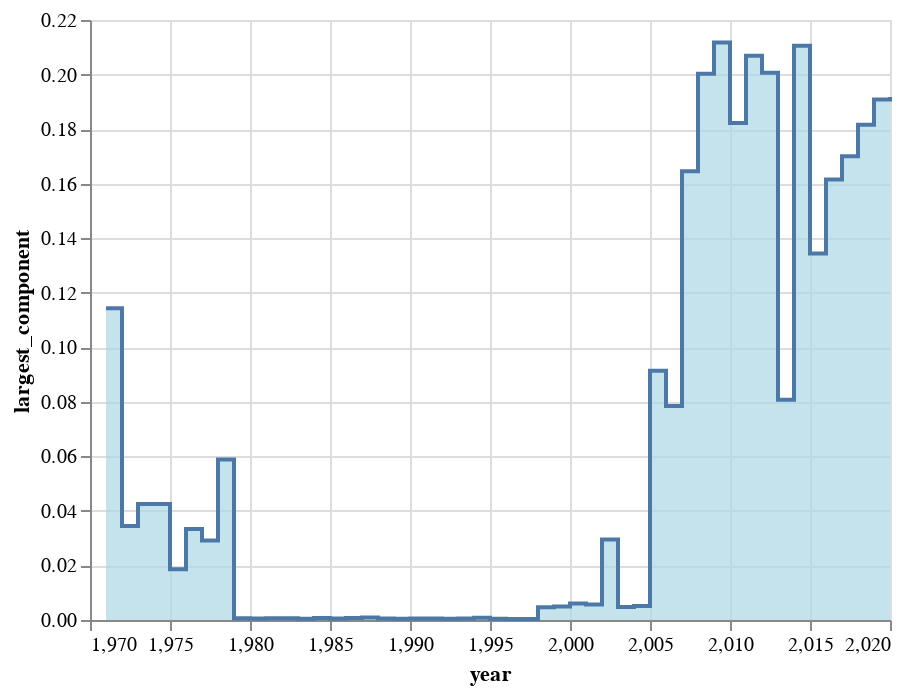

The notebook cell this image was saved under:
### Code cell
alt.Chart(df_summary).mark_area(
    color="lightblue",
    interpolate='step-after',
    line=True
).encode(
    x='year',
    y='largest_component'
)

### Figure 1 — Vega-Lite specification as saved in the notebook (floating-point values rounded to 4 significant figures)
{"config": {"view": {"continuousWidth": 400, "continuousHeight": 300}}, "data": {"name": "data-b0d64454579e5b17c1b44d523476cb66"}, "mark": {"type": "area", "color": "lightblue", "interpolate": "step-after", "line": true}, "encoding": {"x": {"type": "quantitative", "field": "year"}, "y": {"type": "quantitative", "field": "largest_component"}}, "$schema": "https://vega.github.io/schema/vega-lite/v4.8.1.json", "datasets": {"data-b0d64454579e5b17c1b44d523476cb66": [{"year": 1971, "n_authors": 35, "n_papers": 28, "n_authors_per_paper": 1.5, "n_papers_per_author": 1.2, "n_collabs": 13, "n_isolates": 12, "mean_collabs": 0.7429, "largest_component": 0.1143, "deg_assort": -0.2133, "avg_clustering": 0.0, "transitivity": 0.0}, {"year": 1972, "n_authors": 58, "n_papers": 42, "n_authors_per_paper": 1.429, "n_papers_per_author": 1.034, "n_collabs": 18, "n_isolates": 22, "mean_collabs": 0.6207, "largest_component": 0.03448, "deg_assort": null, "avg_clustering": 0.0, "transitivity": 0.0}, {"year": 1973, "n_authors": 47, "n_papers": 36, "n_authors_per_paper": 1.333, "n_papers_per_author": 1.021, "n_collabs": 12, "n_isolates": 23, "mean_collabs": 0.5106, "largest_component": 0.04255, "deg_assort": null, "avg_clustering": 0.0, "transitivity": 0.0}, {"year": 1974, "n_authors": 47, "n_papers": 34, "n_authors_per_paper": 1.441, "n_papers_per_author": 1.043, "n_collabs": 15, "n_isolates": 17, "mean_collabs": 0.6383, "largest_component": 0.04255, "deg_assort": null, "avg_clustering": 0.0, "transitivity": 0.0}, {"year": 1975, "n_authors": 161, "n_papers": 131, "n_authors_per_paper": 1.359, "n_papers_per_author": 1.106, "n_collabs": 44, "n_isolates": 74, "mean_collabs": 0.5466, "largest_component": 0.01863, "deg_assort": -0.02326, "avg_clustering": 0.0, "transitivity": 0.0}, {"year": 1976, "n_authors": 120, "n_papers": 96, "n_authors_per_paper": 1.375, "n_papers_per_author": 1.1, "n_collabs": 35, "n_isolates": 54, "mean_collabs": 0.5833, "largest_component": 0.03333, "deg_assort": -0.09804, "avg_clustering": 0.0, "transitivity": 0.0}, {"year": 1977, "n_authors": 103, "n_papers": 81, "n_authors_per_paper": 1.432, "n_papers_per_author": 1.126, "n_collabs": 34, "n_isolates": 38, "mean_collabs": 0.6602, "largest_component": 0.02913, "deg_assort": -0.09677, "avg_clustering": 0.0, "transitivity": 0.0}, {"year": 1978, "n_authors": 34, "n_papers": 28, "n_authors_per_paper": 1.357, "n_papers_per_author": 1.118, "n_collabs": 10, "n_isolates": 14, "mean_collabs": 0.5882, "largest_component": 0.05882, "deg_assort": null, "avg_clustering": 0.0, "transitivity": 0.0}, {"year": 1979, "n_authors": 8860, "n_papers": 7996, "n_authors_per_paper": 1.248, "n_papers_per_author": 1.126, "n_collabs": 1914, "n_isolates": 5197, "mean_collabs": 0.4321, "largest_component": 0.0006772, "deg_assort": 0.01995, "avg_clustering": 0.0, "transitivity": 0.0}, {"year": 1980, "n_authors": 15717, "n_papers": 15008, "n_authors_per_paper": 1.265, "n_papers_per_author": 1.208, "n_collabs": 3797, "n_isolates": 8707, "mean_collabs": 0.4832, "largest_component": 0.000509, "deg_assort": -0.02675, "avg_clustering": 0.0001485, "transitivity": 0.004184}, {"year": 1981, "n_authors": 15820, "n_papers": 15090, "n_authors_per_paper": 1.271, "n_papers_per_author": 1.212, "n_collabs": 3909, "n_isolates": 8603, "mean_collabs": 0.4942, "largest_component": 0.0006321, "deg_assort": 0.0005716, "avg_clustering": 0.0, "transitivity": 0.0}, {"year": 1982, "n_authors": 13248, "n_papers": 12408, "n_authors_per_paper": 1.271, "n_papers_per_author": 1.191, "n_collabs": 3231, "n_isolates": 7205, "mean_collabs": 0.4878, "largest_component": 0.0006793, "deg_assort": -0.01462, "avg_clustering": 0.0, "transitivity": 0.0}, {"year": 1983, "n_authors": 14570, "n_papers": 13565, "n_authors_per_paper": 1.272, "n_papers_per_author": 1.184, "n_collabs": 3527, "n_isolates": 7947, "mean_collabs": 0.4841, "largest_component": 0.0004804, "deg_assort": -0.008598, "avg_clustering": 0.0, "transitivity": 0.0}, {"year": 1984, "n_authors": 14422, "n_papers": 13707, "n_authors_per_paper": 1.268, "n_papers_per_author": 1.206, "n_collabs": 3488, "n_isolates": 7955, "mean_collabs": 0.4837, "largest_component": 0.0007627, "deg_assort": 0.02082, "avg_clustering": 0.0001618, "transitivity": 0.00471}, {"year": 1985, "n_authors": 14106, "n_papers": 13415, "n_authors_per_paper": 1.268, "n_papers_per_author": 1.205, "n_collabs": 3418, "n_isolates": 7728, "mean_collabs": 0.4846, "largest_component": 0.0005671, "deg_assort": 0.004392, "avg_clustering": 0.0, "transitivity": 0.0}, {"year": 1986, "n_authors": 14348, "n_papers": 13360, "n_authors_per_paper": 1.272, "n_papers_per_author": 1.185, "n_collabs": 3513, "n_isolates": 7740, "mean_collabs": 0.4897, "largest_component": 0.000697, "deg_assort": -0.01331, "avg_clustering": 0.0, "transitivity": 0.0}, {"year": 1987, "n_authors": 14471, "n_papers": 13475, "n_authors_per_paper": 1.269, "n_papers_per_author": 1.181, "n_collabs": 3466, "n_isolates": 7976, "mean_collabs": 0.479, "largest_component": 0.0008983, "deg_assort": 0.05712, "avg_clustering": 0.0003686, "transitivity": 0.01172}, {"year": 1988, "n_authors": 13647, "n_papers": 12683, "n_authors_per_paper": 1.268, "n_papers_per_author": 1.179, "n_collabs": 3265, "n_isolates": 7483, "mean_collabs": 0.4785, "largest_component": 0.0005129, "deg_assort": 0.02302, "avg_clustering": 0.0, "transitivity": 0.0}, {"year": 1989, "n_authors": 15746, "n_papers": 14852, "n_authors_per_paper": 1.26, "n_papers_per_author": 1.189, "n_collabs": 3721, "n_isolates": 8757, "mean_collabs": 0.4726, "largest_component": 0.0004446, "deg_assort": -0.009351, "avg_clustering": 0.0, "transitivity": 0.0}, {"year": 1990, "n_authors": 15161, "n_papers": 14224, "n_authors_per_paper": 1.266, "n_papers_per_author": 1.187, "n_collabs": 3636, "n_isolates": 8336, "mean_collabs": 0.4797, "largest_component": 0.0005277, "deg_assort": 0.02035, "avg_clustering": 0.0001979, "transitivity": 0.005714}, {"year": 1991, "n_authors": 15641, "n_papers": 14467, "n_authors_per_paper": 1.278, "n_papers_per_author": 1.182, "n_collabs": 3851, "n_isolates": 8415, "mean_collabs": 0.4924, "largest_component": 0.0005115, "deg_assort": 0.0154, "avg_clustering": 0.0, "transitivity": 0.0}, {"year": 1992, "n_authors": 15973, "n_papers": 14889, "n_authors_per_paper": 1.278, "n_papers_per_author": 1.192, "n_collabs": 3978, "n_isolates": 8567, "mean_collabs": 0.4981, "largest_component": 0.0005008, "deg_assort": 0.07064, "avg_clustering": 0.0003965, "transitivity": 0.02396}, {"year": 1993, "n_authors": 15768, "n_papers": 14683, "n_authors_per_paper": 1.279, "n_papers_per_author": 1.191, "n_collabs": 3910, "n_isolates": 8438, "mean_collabs": 0.4959, "largest_component": 0.0005074, "deg_assort": -0.003961, "avg_clustering": 9.513e-05, "transitivity": 0.005445}, {"year": 1994, "n_authors": 17965, "n_papers": 16970, "n_authors_per_paper": 1.275, "n_papers_per_author": 1.204, "n_collabs": 4480, "n_isolates": 9653, "mean_collabs": 0.4987, "largest_component": 0.000835, "deg_assort": 0.04235, "avg_clustering": 0.0, "transitivity": 0.0}, {"year": 1995, "n_authors": 17882, "n_papers": 16748, "n_authors_per_paper": 1.269, "n_papers_per_author": 1.189, "n_collabs": 4327, "n_isolates": 9758, "mean_collabs": 0.484, "largest_component": 0.0005033, "deg_assort": 0.04411, "avg_clustering": 0.0001305, "transitivity": 0.004854}, {"year": 1996, "n_authors": 17514, "n_papers": 16117, "n_authors_per_paper": 1.28, "n_papers_per_author": 1.178, "n_collabs": 4354, "n_isolates": 9343, "mean_collabs": 0.4972, "largest_component": 0.0003997, "deg_assort": -0.007636, "avg_clustering": 0.0001713, "transitivity": 0.004886}, {"year": 1997, "n_authors": 17462, "n_papers": 15988, "n_authors_per_paper": 1.278, "n_papers_per_author": 1.17, "n_collabs": 4282, "n_isolates": 9388, "mean_collabs": 0.4904, "largest_component": 0.0004009, "deg_assort": 0.01113, "avg_clustering": 0.0, "transitivity": 0.0}, {"year": 1998, "n_authors": 21557, "n_papers": 14482, "n_authors_per_paper": 1.758, "n_papers_per_author": 1.181, "n_collabs": 17871, "n_isolates": 6230, "mean_collabs": 1.658, "largest_component": 0.004685, "deg_assort": 0.8288, "avg_clustering": 0.374, "transitivity": 0.8591}, {"year": 1999, "n_authors": 26441, "n_papers": 17212, "n_authors_per_paper": 1.864, "n_papers_per_author": 1.213, "n_collabs": 25535, "n_isolates": 6745, "mean_collabs": 1.931, "largest_component": 0.004992, "deg_assort": 0.7577, "avg_clustering": 0.4213, "transitivity": 0.8359}, {"year": 2000, "n_authors": 26663, "n_papers": 17873, "n_authors_per_paper": 1.847, "n_papers_per_author": 1.238, "n_collabs": 25841, "n_isolates": 6901, "mean_collabs": 1.938, "largest_component": 0.006038, "deg_assort": 0.8258, "avg_clustering": 0.4107, "transitivity": 0.8388}, {"year": 2001, "n_authors": 24504, "n_papers": 15852, "n_authors_per_paper": 1.86, "n_papers_per_author": 1.203, "n_collabs": 23559, "n_isolates": 6346, "mean_collabs": 1.923, "largest_component": 0.005673, "deg_assort": 0.7124, "avg_clustering": 0.4285, "transitivity": 0.8308}, {"year": 2002, "n_authors": 28400, "n_papers": 18485, "n_authors_per_paper": 1.912, "n_papers_per_author": 1.245, "n_collabs": 29089, "n_isolates": 6718, "mean_collabs": 2.049, "largest_component": 0.02947, "deg_assort": 0.6185, "avg_clustering": 0.4384, "transitivity": 0.788}, {"year": 2003, "n_authors": 27480, "n_papers": 17449, "n_authors_per_paper": 1.929, "n_papers_per_author": 1.225, "n_collabs": 28829, "n_isolates": 6391, "mean_collabs": 2.098, "largest_component": 0.004803, "deg_assort": 0.7948, "avg_clustering": 0.4556, "transitivity": 0.8458}, {"year": 2004, "n_authors": 11193, "n_papers": 6432, "n_authors_per_paper": 1.932, "n_papers_per_author": 1.11, "n_collabs": 11136, "n_isolates": 2806, "mean_collabs": 1.99, "largest_component": 0.005092, "deg_assort": 0.9276, "avg_clustering": 0.4537, "transitivity": 0.9234}, {"year": 2005, "n_authors": 33034, "n_papers": 18775, "n_authors_per_paper": 2.242, "n_papers_per_author": 1.274, "n_collabs": 44784, "n_isolates": 5384, "mean_collabs": 2.711, "largest_component": 0.09136, "deg_assort": 0.6143, "avg_clustering": 0.545, "transitivity": 0.7351}, {"year": 2006, "n_authors": 34145, "n_papers": 18837, "n_authors_per_paper": 2.3, "n_papers_per_author": 1.269, "n_collabs": 48534, "n_isolates": 5061, "mean_collabs": 2.843, "largest_component": 0.07846, "deg_assort": 0.6835, "avg_clustering": 0.5567, "transitivity": 0.7646}, {"year": 2007, "n_authors": 47580, "n_papers": 28125, "n_authors_per_paper": 2.254, "n_papers_per_author": 1.332, "n_collabs": 69576, "n_isolates": 7609, "mean_collabs": 2.925, "largest_component": 0.1646, "deg_assort": 0.5609, "avg_clustering": 0.5437, "transitivity": 0.7004}, {"year": 2008, "n_authors": 59667, "n_papers": 35104, "n_authors_per_paper": 2.318, "n_papers_per_author": 1.364, "n_collabs": 92181, "n_isolates": 8751, "mean_collabs": 3.09, "largest_component": 0.2003, "deg_assort": 0.5342, "avg_clustering": 0.5646, "transitivity": 0.6902}, {"year": 2009, "n_authors": 70702, "n_papers": 41251, "n_authors_per_paper": 2.32, "n_papers_per_author": 1.354, "n_collabs": 113433, "n_isolates": 10591, "mean_collabs": 3.209, "largest_component": 0.2118, "deg_assort": 0.8821, "avg_clustering": 0.564, "transitivity": 0.7853}, {"year": 2010, "n_authors": 65676, "n_papers": 37039, "n_authors_per_paper": 2.34, "n_papers_per_author": 1.32, "n_collabs": 100742, "n_isolates": 9570, "mean_collabs": 3.068, "largest_component": 0.1823, "deg_assort": 0.7687, "avg_clustering": 0.5725, "transitivity": 0.7523}, {"year": 2011, "n_authors": 67938, "n_papers": 36226, "n_authors_per_paper": 2.488, "n_papers_per_author": 1.327, "n_collabs": 116363, "n_isolates": 8740, "mean_collabs": 3.426, "largest_component": 0.2069, "deg_assort": 0.6723, "avg_clustering": 0.5995, "transitivity": 0.7055}, {"year": 2012, "n_authors": 66880, "n_papers": 35059, "n_authors_per_paper": 2.496, "n_papers_per_author": 1.308, "n_collabs": 113423, "n_isolates": 8323, "mean_collabs": 3.392, "largest_component": 0.2006, "deg_assort": 0.6344, "avg_clustering": 0.6077, "transitivity": 0.725}, {"year": 2013, "n_authors": 41771, "n_papers": 19696, "n_authors_per_paper": 2.556, "n_papers_per_author": 1.205, "n_collabs": 67267, "n_isolates": 5049, "mean_collabs": 3.221, "largest_component": 0.08073, "deg_assort": 0.6317, "avg_clustering": 0.6296, "transitivity": 0.8003}, {"year": 2014, "n_authors": 68363, "n_papers": 37226, "n_authors_per_paper": 2.456, "n_papers_per_author": 1.337, "n_collabs": 114852, "n_isolates": 8417, "mean_collabs": 3.36, "largest_component": 0.2105, "deg_assort": 0.911, "avg_clustering": 0.6033, "transitivity": 0.8042}, {"year": 2015, "n_authors": 67181, "n_papers": 36610, "n_authors_per_paper": 2.38, "n_papers_per_author": 1.297, "n_collabs": 99874, "n_isolates": 8830, "mean_collabs": 2.973, "largest_component": 0.1344, "deg_assort": 0.5224, "avg_clustering": 0.5833, "transitivity": 0.7345}, {"year": 2016, "n_authors": 72588, "n_papers": 38587, "n_authors_per_paper": 2.455, "n_papers_per_author": 1.305, "n_collabs": 115138, "n_isolates": 8665, "mean_collabs": 3.172, "largest_component": 0.1615, "deg_assort": 0.7194, "avg_clustering": 0.6025, "transitivity": 0.754}, {"year": 2017, "n_authors": 73079, "n_papers": 38305, "n_authors_per_paper": 2.479, "n_papers_per_author": 1.299, "n_collabs": 115579, "n_isolates": 8428, "mean_collabs": 3.163, "largest_component": 0.1701, "deg_assort": 0.6176, "avg_clustering": 0.6045, "transitivity": 0.7548}, {"year": 2018, "n_authors": 71355, "n_papers": 35528, "n_authors_per_paper": 2.581, "n_papers_per_author": 1.285, "n_collabs": 122699, "n_isolates": 7367, "mean_collabs": 3.439, "largest_component": 0.1816, "deg_assort": 0.8811, "avg_clustering": 0.6283, "transitivity": 0.8138}, {"year": 2019, "n_authors": 75878, "n_papers": 36991, "n_authors_per_paper": 2.642, "n_papers_per_author": 1.288, "n_collabs": 132041, "n_isolates": 7256, "mean_collabs": 3.48, "largest_component": 0.1909, "deg_assort": 0.9046, "avg_clustering": 0.643, "transitivity": 0.8107}, {"year": 2020, "n_authors": 77282, "n_papers": 37152, "n_authors_per_paper": 2.659, "n_papers_per_author": 1.278, "n_collabs": 133958, "n_isolates": 7373, "mean_collabs": 3.467, "largest_component": 0.1917, "deg_assort": 0.6969, "avg_clustering": 0.6467, "transitivity": 0.7676}]}}
